Frame 1 (no input): blank canvas, image omitted
Frame 60 (the mouse pressed at the canvas centre just before this capture): blank canvas, image omitted
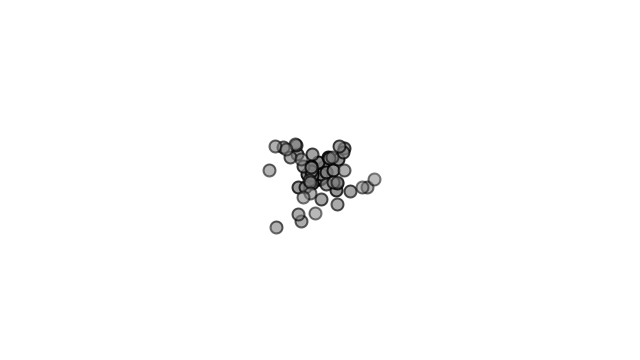
Frame 120 (the mouse held since frame 60 and released just before this capture)

The Processing sketch whose frames 1 and 60 were blank and that drew this single picture after the mouse press (run headless with seeded random() and noise(); from frame 60 on, the mouse is pressed at the canvas centre):

// Processing sketch: sketch_4_4_multiple_systems_onclick
// ── sketch_4_4_multiple_systems_onclick.pde
ArrayList<ParticleSystem> systems;

void setup() {
 size(640,360);
 systems = new ArrayList<ParticleSystem>();
 background(255);
 smooth();
}

void draw() {
 background(255);
  
 for (ParticleSystem ps : systems) {
   ps.addParticle();
   ps.run();  
 }
}

void mousePressed() {
  systems.add(new ParticleSystem(1,new PVector(mouseX,mouseY)));
}

// ── Particle.pde
class Particle {
  PVector position;
  PVector velocity;
  PVector acceleration;
  float lifespan;

  Particle(PVector l) {
    acceleration = new PVector(0, 0.05);
    velocity = new PVector(random(-1, 1), random(-2, 0));
    position = l.copy();
    lifespan = 255.0;
  }

  void run() {
    update();
    display();
  }

  // Method to update position
  void update() {
    velocity.add(acceleration);
    position.add(velocity);
    lifespan -= 2.0;
  }

  // Method to display
  void display() {
    stroke(0, lifespan);
    strokeWeight(2);
    fill(127, lifespan);
    ellipse(position.x, position.y, 12, 12);
  }

  // Is the particle still useful?
  boolean isDead() {
    if (lifespan < 0.0) {
      return true;
    } 
    else {
      return false;
    }
  }
}

// ── ParticleSystem.pde
class ParticleSystem {
  
  ArrayList<Particle> particles;
  PVector origin;

 
  ParticleSystem(int num, PVector v) {
     particles = new ArrayList<Particle>();
     origin = v.get();
     for (int i = 0; i < num; i++) {
      particles.add(new Particle(origin)); 
     }
  }
  
  void addParticle(){
    //particles.add(new Particle());
    particles.add(new Particle(origin));
  }
  
  void run() {
    
   for (int i = particles.size() -1; i >= 0; i --) {
     Particle p = particles.get(i);
     p.update();
     p.display();
   
     if (p.isDead()) {
       particles.remove(i); 
     }
   }  
  }
}
